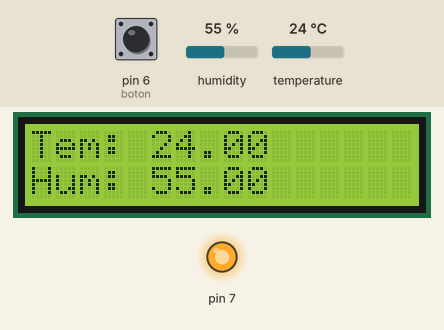
Simulated run of this sketch. Board: Arduino Uno, built with avr-gcc and run on an emulated ATmega328P. Parts: 16×2 character LCD, output pins drawn as LEDs (lit = HIGH). The inputs (shaded band) are chosen by the test bench; at power-on: pin 6 (boton) LOW, humidity 55 %, temperature 24 °C. What the sketch prints to the serial monitor is not drawn.

Above: at 1.2 s.
1.3 s: pin 6 (boton) pulled HIGH for 2.35 s
At 2.6 s:
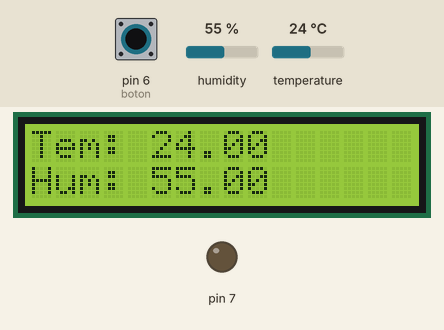
5.1 s: humidity set to 22 %
At 7.5 s:
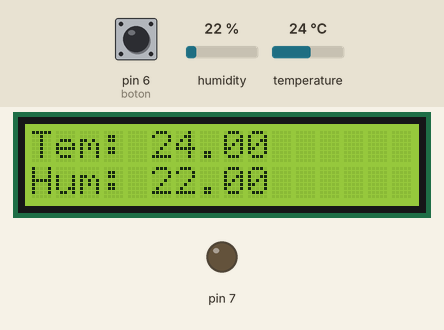
7.8 s: temperature set to 12 °C
At 9.2 s:
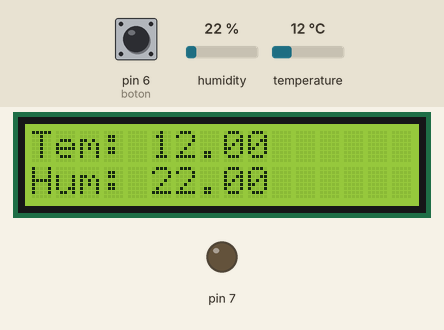
10.5 s: humidity set to 40 %
At 13.2 s:
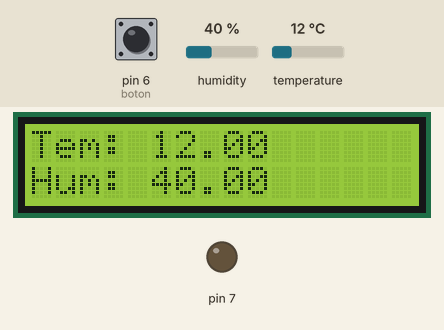
13.9 s: temperature set to 19 °C
At 15.8 s:
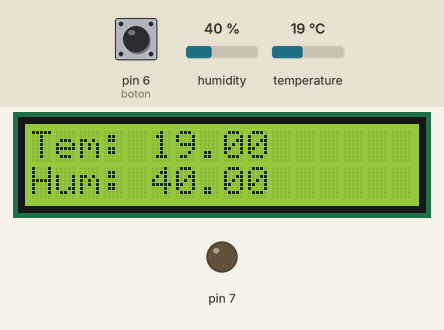
Timing chart, 0 to 17.3 s (numbered marks = the images above; inputs shaded):
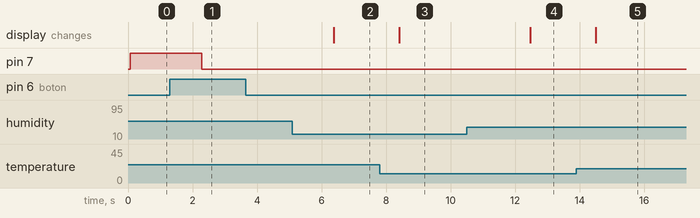

The sketch:

Pantalla_LCD_y_DHT.ino
```cpp
#include <DHT.h>
#include <DHT_U.h>
#include <LiquidCrystal.h>
#define DHTTYPE DHT11
int boton = 6;
int botstatus = 1;
LiquidCrystal lcd(12, 11, 5, 4, 3, 2);


DHT dht(13, DHTTYPE);

void setup() {
  pinMode(13, INPUT);
  Serial.begin(9600);
  dht.begin();
  lcd.begin(16,2);
  pinMode(7, OUTPUT);


}

void loop() {
  if (digitalRead(boton) == HIGH) {
    botstatus = botstatus + 1;
    delay(200);
  }
  if (botstatus > 1){
    botstatus = 0;
  }
  if (botstatus == 1){
    digitalWrite(7, HIGH);
  }else{
    digitalWrite(7, LOW);
  }
  Serial.println(botstatus);
  float h = dht.readHumidity();
  float t = dht.readTemperature();
  lcd.setCursor(0, 0);

  lcd.clear();
  lcd.print("Tem: ");
  lcd.print(t);
  lcd.setCursor(0, 1);
  lcd.print("Hum: ");
  lcd.print(h);
  delay(2000);
}
```

Measured:
- after the input at 1.3 s, pin 7: HIGH → LOW after 0.99 s
- after the input at 5.1 s, the display: changes after 1.3 s (image 2)
- after the input at 7.8 s, the display: changes after 0.61 s (image 3)
- after the input at 10.5 s, the display: changes after 2.0 s (image 4)
- after the input at 13.9 s, the display: changes after 0.60 s (image 5)
